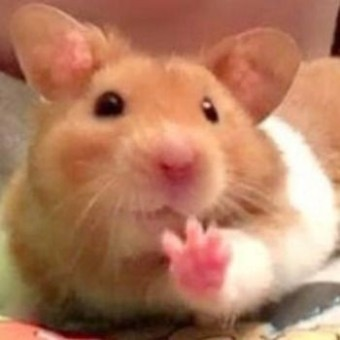
#> input picture image.jpg, 340 x 340 px
$ jupyter execute --allow-errors ch13.ipynb
#> lines starting #> are read from the running program, lines starting #| are printed output that depends on the picture
[cell 1]
import cv2
import numpy as np
from matplotlib import pyplot as plt

[cell 2]
img = cv2.imread('image.jpg', cv2.IMREAD_COLOR)
#> img is the input picture: shape (340, 340, 3); mean B, G, R 96.2, 124.5, 178.2
img = cv2.cvtColor(img, cv2.COLOR_BGR2RGB)

[cell 3]
img[100:-100,100:-100,0] = 0
img[100:-100,100:-100,2] = 0
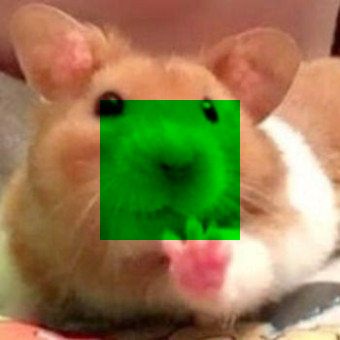
#> img: shape (340, 340, 3); mean R, G, B 144.7, 124.5, 79.2

[cell 4]
img.shape
#> Out = (340, 340, 3)

[cell 5]
replicate = cv2.copyMakeBorder(img,100,100,100,100,cv2.BORDER_REPLICATE)
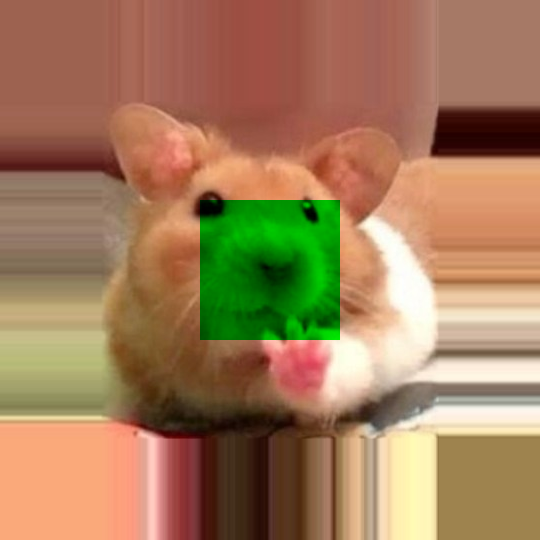
#> replicate: shape (540, 540, 3); mean R, G, B 161.1, 124.7, 90

[cell 6]
plt.imshow(img)
plt.xticks([]), plt.yticks([])
plt.show()

[cell 7]
BLUE = [255,0,0]
img = cv2.imread('image.jpg')
replicate = cv2.copyMakeBorder(img,100,100,100,100,cv2.BORDER_REPLICATE)
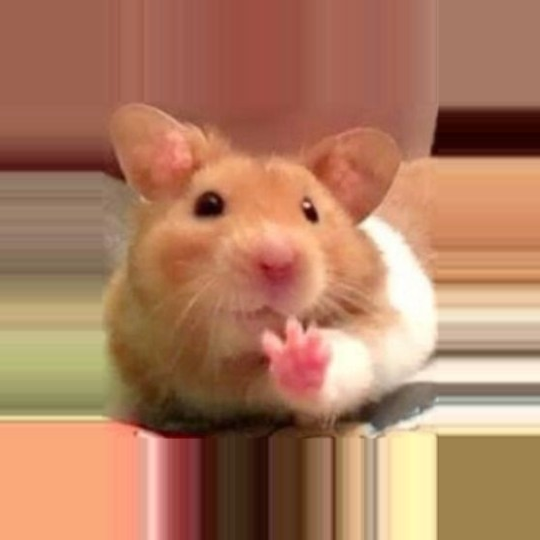
#> replicate: shape (540, 540, 3); mean B, G, R 96.7, 124.7, 174.4
reflect = cv2.copyMakeBorder(img,100,100,100,100,cv2.BORDER_REFLECT)
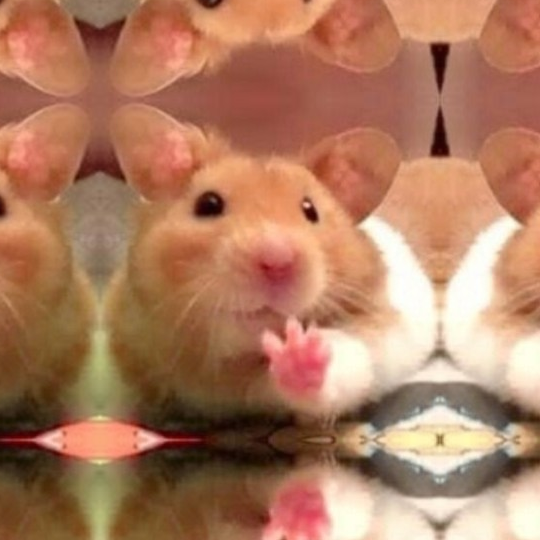
#> reflect: shape (540, 540, 3); mean B, G, R 95.7, 123.6, 174.4
reflect101 = cv2.copyMakeBorder(img,100,100,100,100,cv2.BORDER_REFLECT_101)
wrap = cv2.copyMakeBorder(img,100,100,100,100,cv2.BORDER_WRAP)
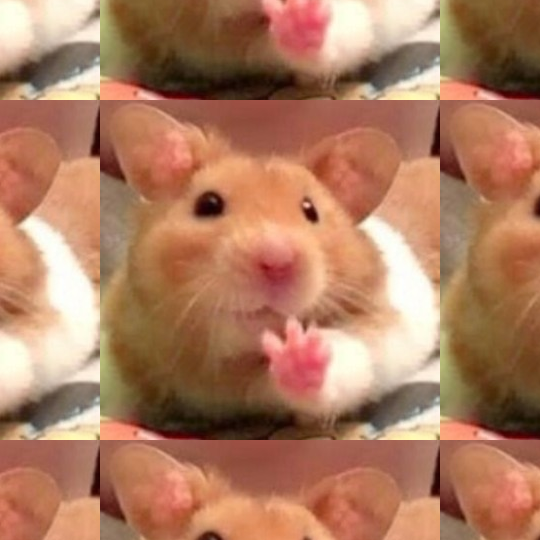
#> wrap: shape (540, 540, 3); mean B, G, R 95.7, 123.6, 174.4
constant= cv2.copyMakeBorder(img,100,100,100,100,cv2.BORDER_CONSTANT,value=BLUE)
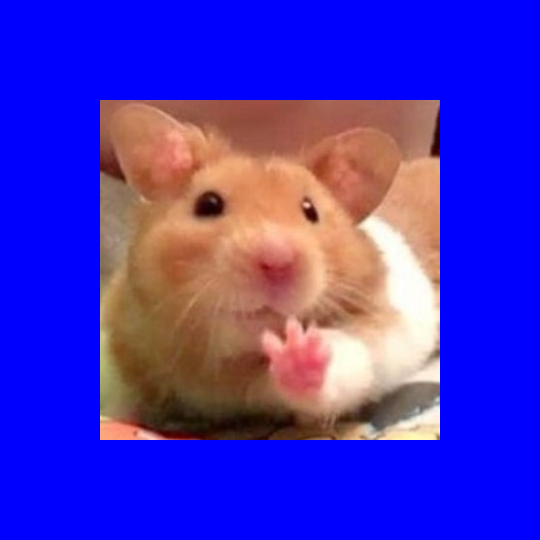
#> constant: shape (540, 540, 3); mean B, G, R 192, 49.4, 70.6
plt.subplot(231),plt.imshow(img,'gray'),plt.title('ORIGINAL')
plt.subplot(232),plt.imshow(replicate,'gray'),plt.title('REPLICATE')
plt.subplot(233),plt.imshow(reflect,'gray'),plt.title('REFLECT')
plt.subplot(234),plt.imshow(reflect101,'gray'),plt.title('REFLECT_101')
plt.subplot(235),plt.imshow(wrap,'gray'),plt.title('WRAP')
plt.subplot(236),plt.imshow(constant,'gray'),plt.title('CONSTANT')
plt.show()
#> figure, not shown here; B, G, R data is drawn as R, G, B

$ run again, with coin.JPG copied over image.jpg
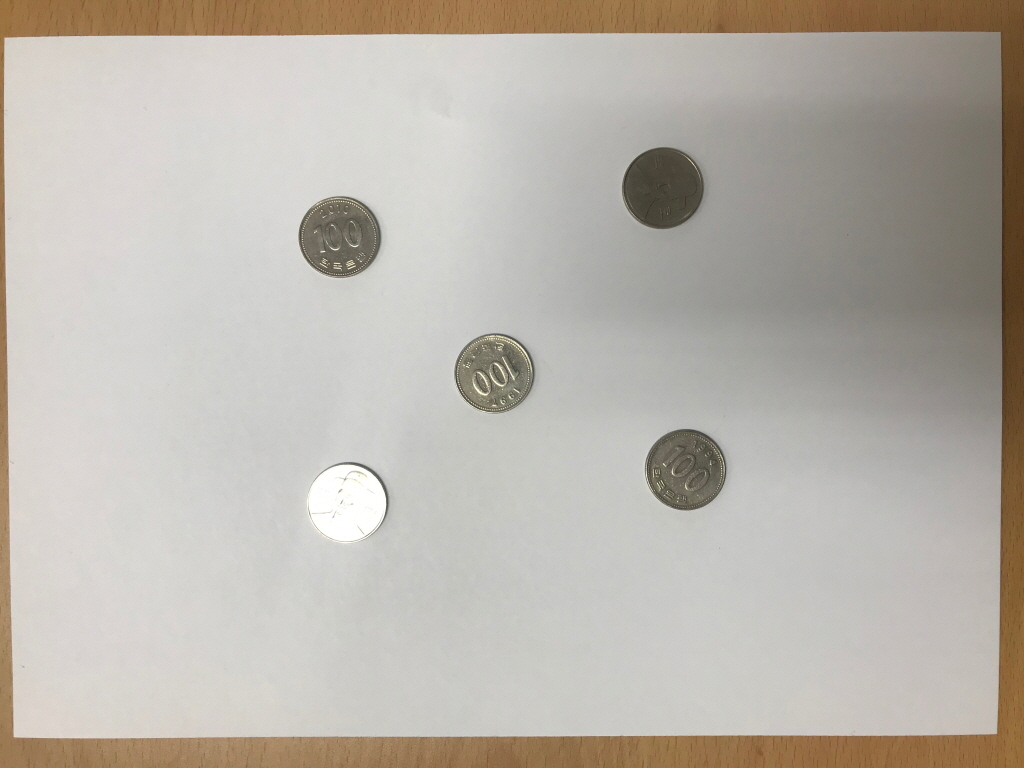
#> input picture coin.JPG, 1024 x 768 px
#> img is the input picture: shape (768, 1024, 3); mean B, G, R 171.7, 180, 185.7
#> `img[100:-100,100:-100,2] = 0`:
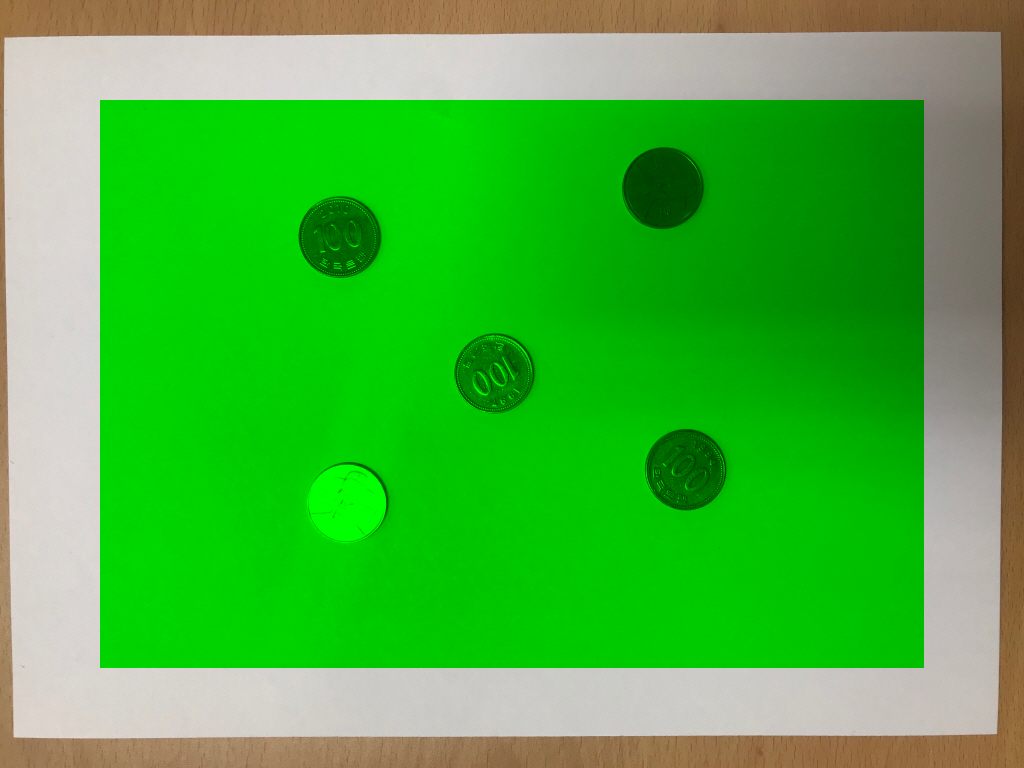
#> img: shape (768, 1024, 3); mean R, G, B 72.9, 180, 61.9
#> `constant= cv2.copyMakeBorder(img,100,100,100,100,cv2.BORDER_CONSTANT,v..`:
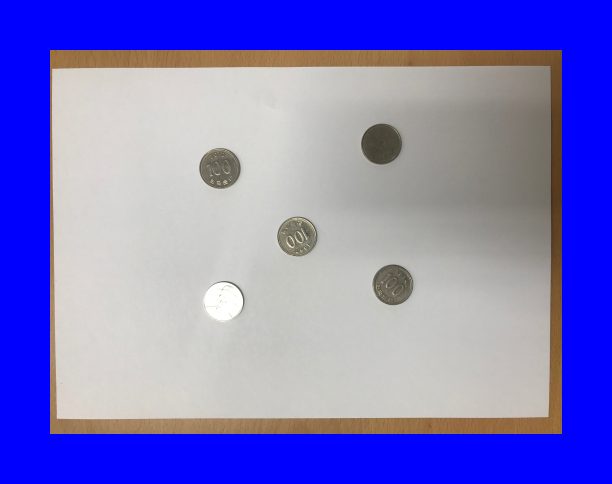
#> constant: shape (968, 1224, 3) (shown at 1/2 size); mean B, G, R 199.7, 119.5, 123.3
